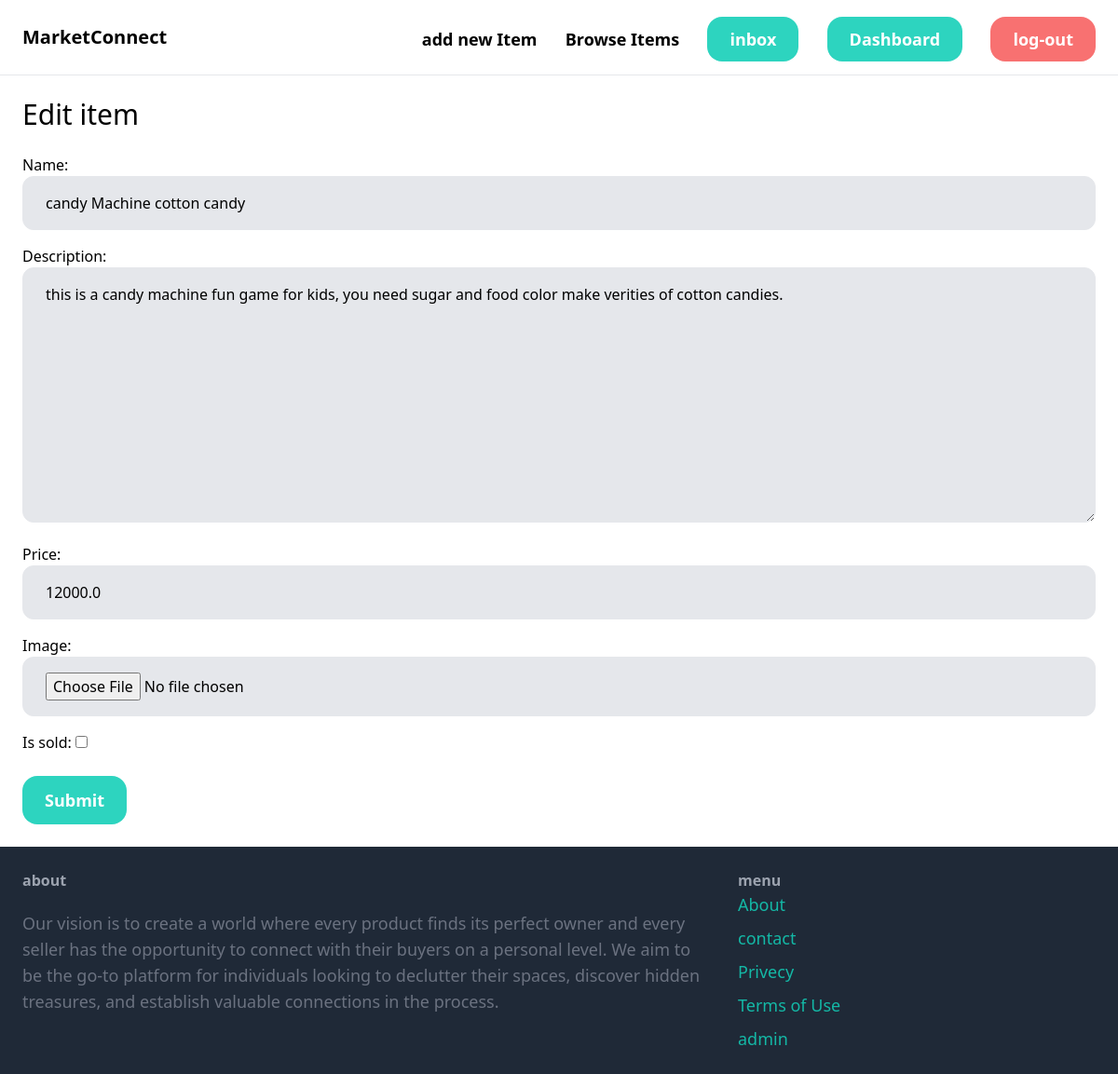
Before: /items/24/edit/ (signed in) with the older database file.
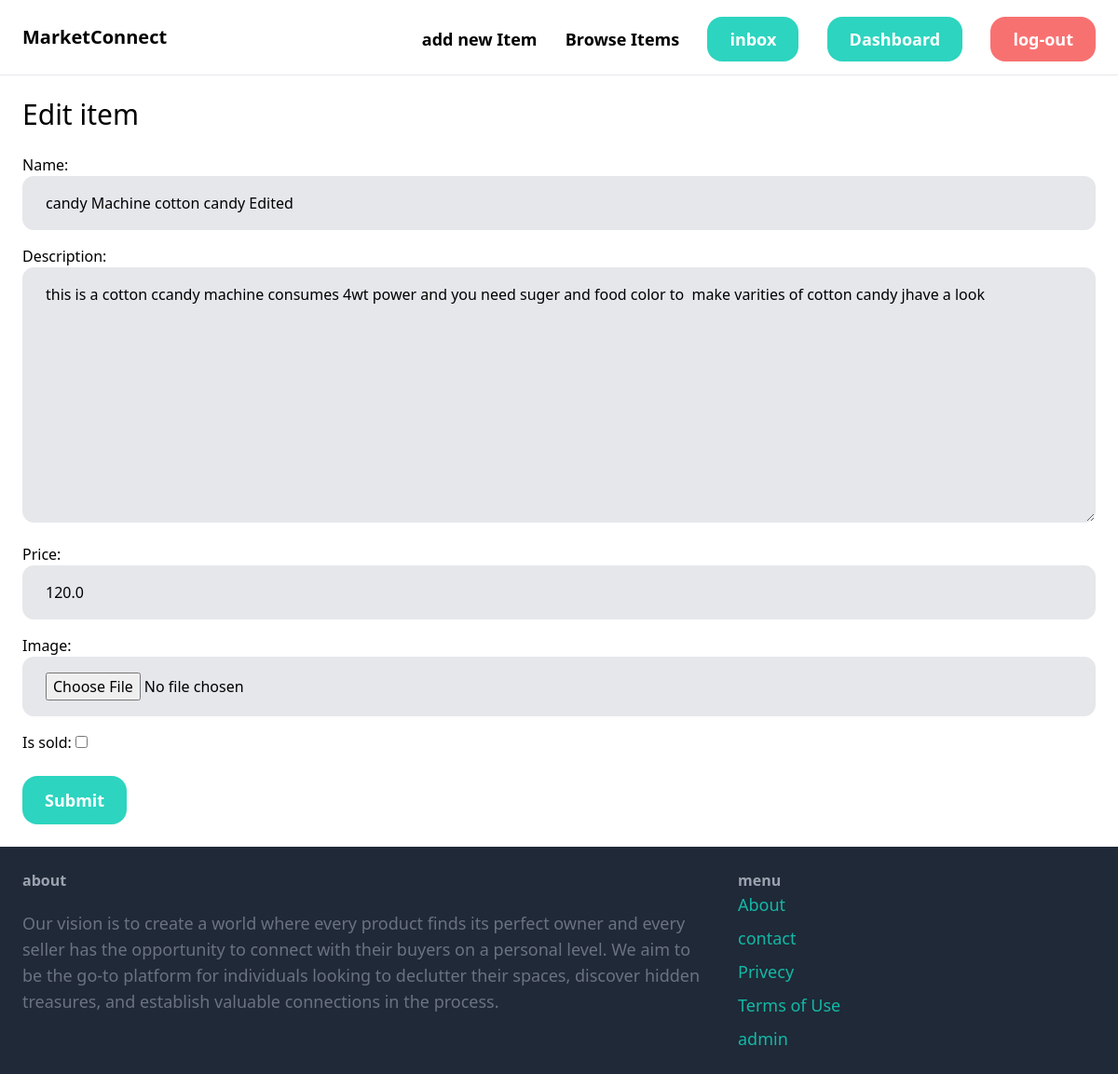
After: the same page with the newer database file.
### item/models.py (models this page shows, shortened)
class Item(models.Model):
    Category=models.ForeignKey(Category,related_name='items',on_delete=models.CASCADE)
    name=models.CharField(max_length=255)
    description=models.TextField(blank=True,null=True)
    price=models.FloatField()
    image=models.ImageField(upload_to='item_images',blank=True,null=True)
    is_sold=models.BooleanField(default=False)
    created_by=models.ForeignKey(User,related_name='items',on_delete=models.CASCADE)
    Created_at=models.DateField(auto_now_add=True)

### item/views.py (the view)
# urls.py: path('<int:pk>/edit/',views.edit,name='edit'),
@login_required
def edit(request,pk):
    item=get_object_or_404(Item,pk=pk,created_by=request.user)
    if request.method=='POST':
        form=EditItemForm(request.POST,request.FILES,instance=item)
        if form.is_valid():
            item.save()
            return redirect('item:detail',pk=item.id)
    else:
        form=EditItemForm(instance=item)
    return render(request,'item/form.html',{
        'form':form,
        'title':'Edit item',
    })

### item/forms.py
class EditItemForm(forms.ModelForm):
    class Meta:
        model=Item
        fields=('name','description','price','image','is_sold')
        widgets={
            'name':forms.TextInput(attrs={
                'class':INPUT_CLASS
            }),
            'description':forms.Textarea(attrs={
                'class':INPUT_CLASS
            }),
            'price':forms.TextInput(attrs={
                'class':INPUT_CLASS
            }),
            'image':forms.FileInput(attrs={
                'class':INPUT_CLASS
            }),
            'is_sold':forms.CheckboxInput(attrs={
            })
        }

### item/templates/item/form.html (shortened to what this page needs)
{%extends 'core/base.html'%}
{%block content%}
<h1 class='mb-6 text-3xl'>{{title}}</h1>
<form method='post' action="." enctype="multipart/form-data">
<div class='space-y-4'>
    {{form.as_p}}
</div>
        <button class=' mt-6 px-6 py-3 text-lg font-semibold bg-teal-400 text-white rounded-2xl hover:bg-teal-700'>Submit</button>
</form>
{%endblock%}

Changed rows visible on the page:
changed Item: name "candy Machine cotton candy" → "candy Machine cotton candy Edited"; description "this is a candy machine fun game for kids, you need sugar and food color make verities of cotton candies." → "this is a cotton ccandy machine consumes 4wt power and you need suger and food color to make varities of cotton candy jhave a look"; price "12000.0" → "120.0"
